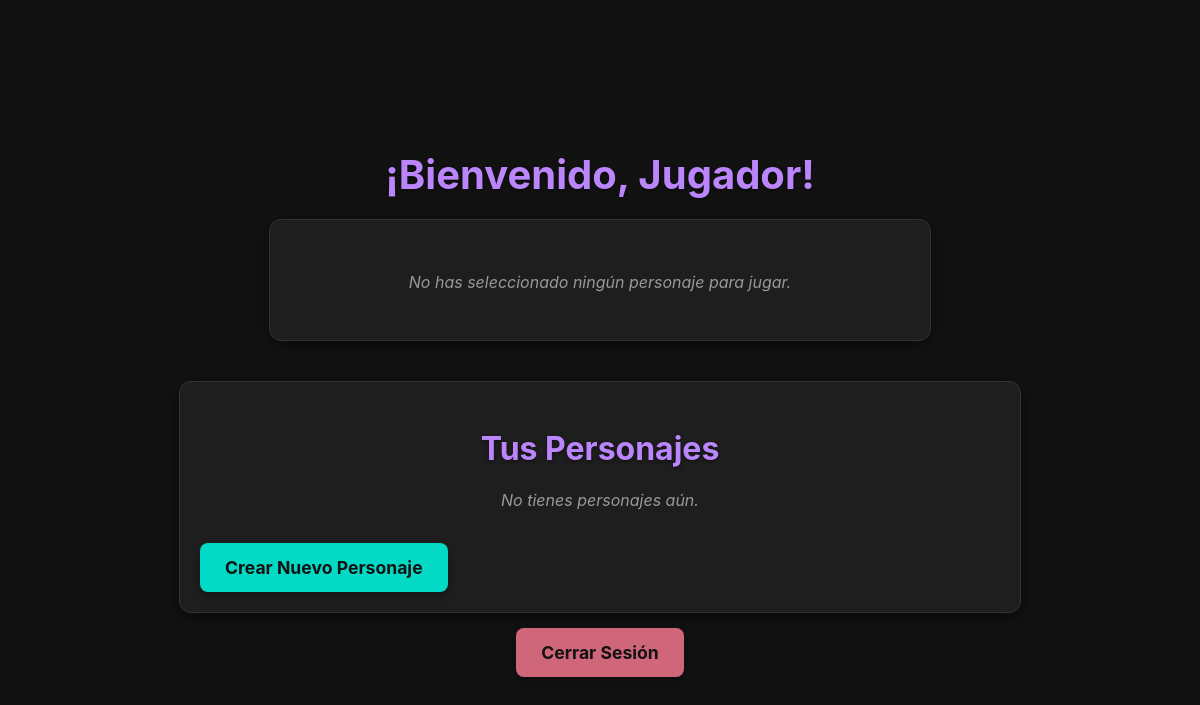
/player (signed in), run on an earlier commit of the app's database.
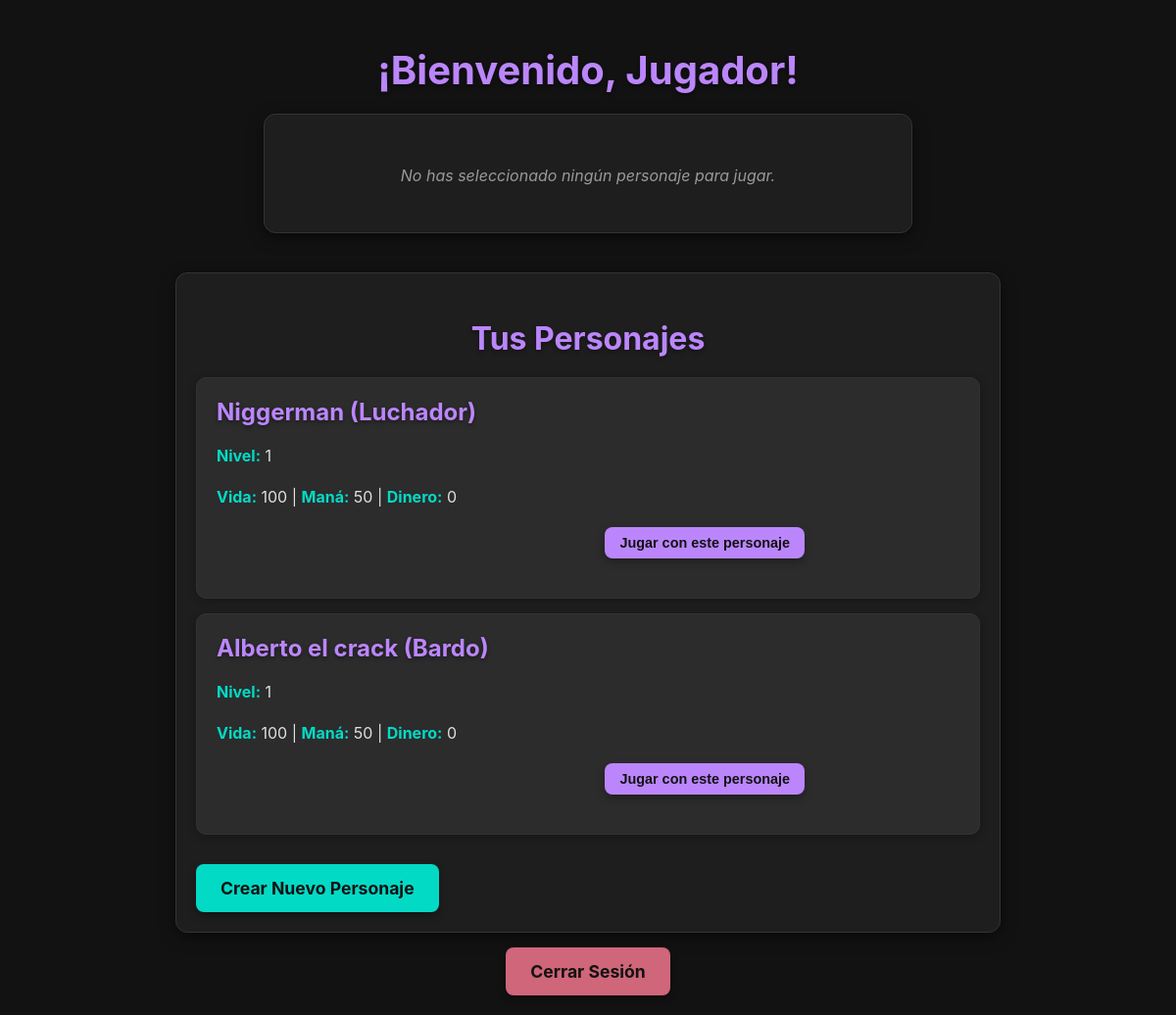
And on a later commit of the database.
### tables this page shows
CREATE TABLE players (
                player_id TEXT PRIMARY KEY,
                owner_uuid TEXT,
                state TEXT
            );

### server.py (the view)
@app.get("/player")
async def get_player_page(
    request: Request,
    access_token: str = Cookie(None),
    selected_player_id: str = Cookie(None, alias="selected_player_id_cookie") # Read the cookie
):
    user_uuid = verify_token(access_token)
    if not user_uuid:
        return RedirectResponse("/login")
    user_characters = []
    selected_character = None
    async with aiosqlite.connect(db_file) as db:
        cursor = await db.execute(
            "SELECT player_id, state FROM players WHERE owner_uuid = ?", (user_uuid,)
        )
        rows = await cursor.fetchall()
        for row in rows:
            character_data = {"player_id": row[0], "state": json.loads(row[1])}
            user_characters.append(character_data)
            if selected_player_id and row[0] == selected_player_id:
                selected_character = character_data
    return templates.TemplateResponse("player.html", {
        "request": request,
        "token": access_token,
        "characters": user_characters,
        "selected_character": selected_character # Pass the selected character to the template
    })

### templates/player.html (shortened to what this page needs)
<!DOCTYPE html>
<html lang="es">
<head>
    <link rel="stylesheet" href="/static/style.css" />
</head>
<body>
    <h1>¡Bienvenido, Jugador!</h1>
    {% if selected_character %}
        <div class="selected-character-card">
            <h2>Jugando con: {{ selected_character.state.nombre }}</h2>
            <p><strong>Clase:</strong> {{ selected_character.state.clase }} | <strong>Nivel:</strong> {{ selected_character.state.nivel }}</p>
            <p><strong>Vida:</strong> {{ selected_character.state.vida }} | <strong>Maná:</strong> {{ selected_character.state.mana }} | <strong>Dinero:</strong> {{ selected_character.state.dinero }}</p>
            <p><strong>Fuerza:</strong> {{ selected_character.state.fuerza }} | <strong>Ingenio:</strong> {{ selected_character.state.ingenio }} | <strong>Corazón:</strong> {{ selected_character.state.corazon }}</p>
            <p><strong>Defensa:</strong> {{ selected_character.state.defensa }}</p>
            <p><strong>Arma:</strong> {{ selected_character.state.arma_equipada }} | <strong>Armadura:</strong> {{ selected_character.state.armadura_equipada }}</p>
            <p><strong>Inventario:</strong> {{ selected_character.state.inventario | join(', ') }}</p>
            <p><strong>Habilidades:</strong> {{ selected_character.state.habilidades | join(', ') }}</p>
            <p><strong>Canciones Aprendidas:</strong> {{ selected_character.state.canciones_aprendidas | join(', ') }}</p>
        </div>
    {% else %}
        <div class="content-wrapper">
            <p class="no-characters">No has seleccionado ningún personaje para jugar.</p>
        </div>
    {% endif %}
    <div class="character-list-container">
        <h2>Tus Personajes</h2>
        {% if characters %}
            <ul class="character-list">
                {% for character in characters %}
                    <li class="character-item">
                        <h3>{{ character.state.nombre }} ({{ character.state.clase }})</h3>
                        <p><strong>Nivel:</strong> {{ character.state.nivel }}</p>
                        <p><strong>Vida:</strong> {{ character.state.vida }} | <strong>Maná:</strong> {{ character.state.mana }} | <strong>Dinero:</strong> {{ character.state.dinero }}</p>
                        <form action="/select-character" method="post">
                            <button type="submit">Jugar con este personaje</button>
                        </form>
                    </li>
                {% endfor %}
            </ul>
        {% else %}
            <p class="no-characters">No tienes personajes aún.</p>
        {% endif %}
        <a href="/create-character" class="action-button">Crear Nuevo Personaje</a>
    </div>
    <a href="/logout" class="logout-button">Cerrar Sesión</a>
</body>
</html>

### static/style.css (style rules this page uses)
body { font-family: 'Inter', sans-serif; background-color: #121212; color: #E0E0E0; margin: 0; padding: 20px; display: flex; flex-direction: column; align-items: center; justify-content: center; min-height: 100vh; box-sizing: border-box; max-width: 1400px; margin-left: auto; margin-right: auto; }
h1, h2, h3 { color: #BB86FC; margin-bottom: 20px; text-align: center; text-shadow: 0 2px 4px rgba(0, 0, 0, 0.4); }
h1 { font-size: 2.5em; }
h2 { font-size: 2em; }
h3 { font-size: 1.5em; }
p { margin-bottom: 15px; line-height: 1.6; text-align: center; }
form, .character-section, .content-container { background-color: #1E1E1E; padding: 30px; border-radius: 12px; box-shadow: 0 4px 15px rgba(0, 0, 0, 0.5); width: 100%; max-width: 600px; display: grid; grid-template-columns: 1fr 1fr; gap: 20px; margin-bottom: 20px; border: 1px solid #333333; }
.content-wrapper { background-color: #1E1E1E; padding: 30px; border-radius: 12px; box-shadow: 0 4px 15px rgba(0, 0, 0, 0.5); width: 100%; max-width: 600px; margin-bottom: 20px; border: 1px solid #333333; display: flex; flex-direction: column; align-items: center; text-align: center; }
button, .action-button { background-color: #03DAC6; color: #121212; padding: 14px 25px; border: none; border-radius: 8px; cursor: pointer; font-size: 1.1em; font-weight: bold; transition: background-color 0.3s ease, transform 0.2s ease, box-shadow 0.3s ease; grid-column: span 2; margin-top: 15px; box-shadow: 0 4px 8px rgba(0, 0, 0, 0.3); text-decoration: none; display: inline-block; }
.logout-button { background-color: #CF6679; color: #121212; padding: 14px 25px; border: none; border-radius: 8px; cursor: pointer; font-size: 1.1em; font-weight: bold; transition: background-color 0.3s ease, transform 0.2s ease, box-shadow 0.3s ease; margin-top: 15px; box-shadow: 0 4px 8px rgba(0, 0, 0, 0.3); text-decoration: none; display: inline-block; }
a { color: #BB86FC; text-decoration: none; transition: color 0.3s ease, text-decoration 0.3s ease; }
ul { list-style: none; padding: 0; margin: 0; width: 100%; max-width: 600px; text-align: center; }
ul li { background-color: #2C2C2C; border: 1px solid #333333; border-radius: 8px; padding: 15px; margin-bottom: 10px; box-shadow: 0 2px 8px rgba(0, 0, 0, 0.3); transition: transform 0.2s ease, box-shadow 0.2s ease; text-align: center; }
.character-list { list-style: none; padding: 0; width: 100%; max-width: 800px; }
.character-item { border: 1px solid #333333; border-radius: 10px; padding: 20px; margin-bottom: 15px; background-color: #2C2C2C; box-shadow: 0 2px 8px rgba(0, 0, 0, 0.3); transition: transform 0.2s ease, box-shadow 0.2s ease; text-align: left; }
.character-item h3 { color: #BB86FC; margin-top: 0; margin-bottom: 10px; text-align: left; }
.character-item p { margin: 8px 0; color: #E0E0E0; }
.character-item strong { color: #03DAC6; }
.no-characters { text-align: center; color: #999; font-style: italic; margin-top: 20px; }

### templates/player.html (style rules this page uses)
.character-list-container { width: 100%; max-width: 800px; background-color: #1E1E1E; padding: 20px; border-radius: 12px; box-shadow: 0 4px 15px rgba(0, 0, 0, 0.5); border: 1px solid #333333; margin-top: 20px; }
.character-item { display: flex; flex-direction: column; align-items: flex-start; }
.character-item form { display: flex; justify-content: flex-end; width: 100%; margin-top: 10px; padding: 0; background: none; box-shadow: none; border: none; grid-template-columns: 1fr; gap: 0; }
.character-item form button { grid-column: span 1; width: auto; margin: 0; padding: 8px 15px; font-size: 0.9em; background-color: #BB86FC; color: #121212; }
.character-item p { text-align: left; }

What changed in the data, as far as the page shows it:
added players: state.nombre "Niggerman", state.clase "Luchador", state.nivel "1", state.vida "100", state.mana "50", state.dinero "0"
added players: state.nombre "Alberto el crack", state.clase "Bardo", state.nivel "1", state.vida "100", state.mana "50", state.dinero "0"
Also different on the page:
text no longer shown: "No tienes personajes aún."
